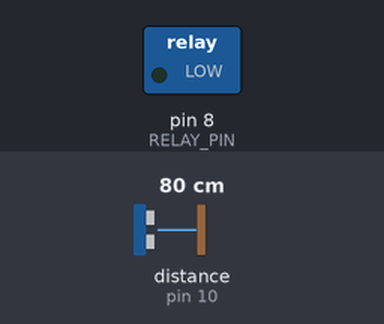
Simulated run of this sketch. Board: Arduino Uno, built with avr-gcc and run on an emulated ATmega328P. Parts: switched loads named in the sketch (green lamp = pin HIGH). Wiring (inferred from the names in the program): ultrasonic range finder: trigger pin 9; echo pin 10. The inputs (shaded band) are chosen by the test bench; at power-on: distance to the obstacle (sensor on pin 10) 80 cm. The echo pulse lasts 58.3 µs per cm; pins used as bus, display or sensor lines are not drawn; what the sketch prints to the serial monitor is not drawn.

Above: at 1.8 s.
1.9 s: distance to the obstacle (sensor on pin 10) set to 7 cm
3.4 s: distance to the obstacle (sensor on pin 10) set to 4 cm
At 4.8 s:
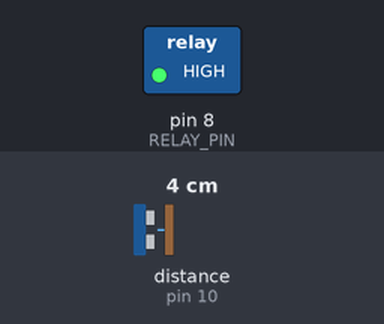
5.5 s: distance to the obstacle (sensor on pin 10) set to 13 cm
7.2 s: distance to the obstacle (sensor on pin 10) set to 17 cm
At 8.5 s:
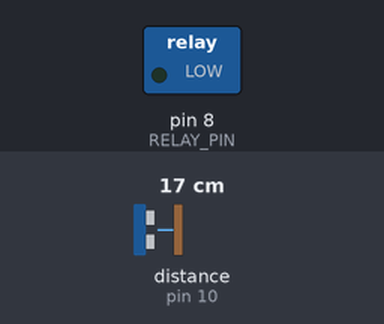
9.5 s: distance to the obstacle (sensor on pin 10) set to 2 cm
At 10.7 s:
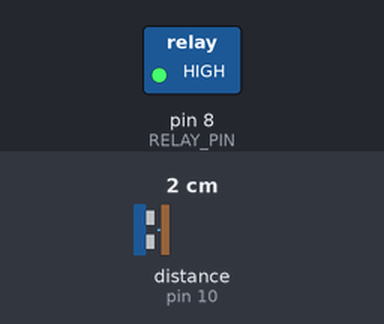
Timing chart, 0 to 12.5 s (numbered marks = the images above; inputs shaded):
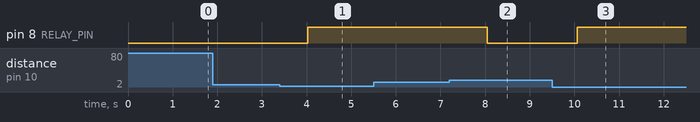

Measured:
- the behaviour switches between 6 and 5 cm on distance to the obstacle (sensor on pin 10) (found by bisection; images 0 and 1)
- the behaviour switches between 15 and 16 cm on distance to the obstacle (sensor on pin 10) (found by bisection; images 1 and 2)
- after the input at 1.9 s, every drawn part: stays the same
- after the input at 3.4 s, pin 8 (RELAY_PIN): LOW → HIGH after 0.63 s
- after the input at 5.5 s, every drawn part: stays the same
- after the input at 7.2 s, pin 8 (RELAY_PIN): HIGH → LOW after 0.85 s
- after the input at 9.5 s, pin 8 (RELAY_PIN): LOW → HIGH after 0.56 s

The sketch:

water_pump_controller.ino
```cpp
const int TRIG_PIN = 9;
const int ECHO_PIN = 10;
const int RELAY_PIN = 8;

const int LOW_LEVEL_CM = 15;
const int HIGH_LEVEL_CM = 5;

bool pumpOn = false;

void setup() {
  pinMode(TRIG_PIN, OUTPUT);
  pinMode(ECHO_PIN, INPUT);
  pinMode(RELAY_PIN, OUTPUT);

  digitalWrite(RELAY_PIN, HIGH);
  Serial.begin(9600);
}

void loop() {
  long duration;
  float distance;

  digitalWrite(TRIG_PIN, LOW);
  delayMicroseconds(2);
  digitalWrite(TRIG_PIN, HIGH);
  delayMicroseconds(10);
  digitalWrite(TRIG_PIN, LOW);

  duration = pulseIn(ECHO_PIN, HIGH, 30000);
  distance = duration * 0.034 / 2;
  if (distance <= 0 || distance > 200 || duration == 0)
  {
    Serial.println("Invalid distance reading. Skipping...");
    delay(1000);
    return;
  }

  Serial.print("Distance to water: ");
  Serial.print(distance);
  Serial.println(" cm");

  if (distance > LOW_LEVEL_CM && !pumpOn)
  {
    digitalWrite(RELAY_PIN, LOW);
    pumpOn = true;
    Serial.println("Water LOW → Pump turned ON");
  }
  else if (distance < HIGH_LEVEL_CM && pumpOn)
{
    digitalWrite(RELAY_PIN, HIGH);
    pumpOn = false;
    Serial.println("Tank FULL → Pump turned OFF");
  }

  Serial.print("Pump Status: ");
  Serial.println(pumpOn ? "ON" : "OFF");

  delay(1000);
}
```
